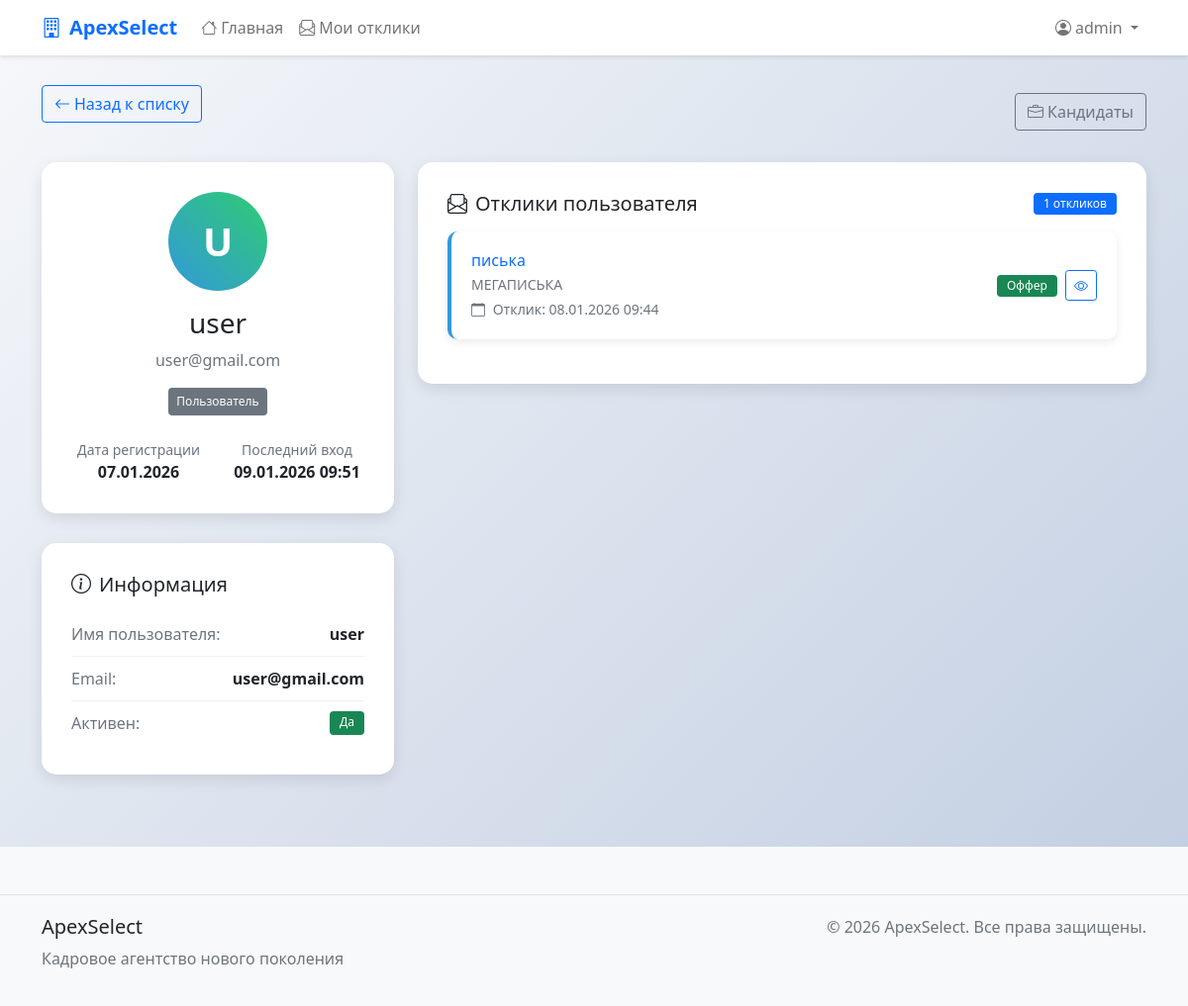
The app's page /recruiter/users/2/ (signed in), older data.
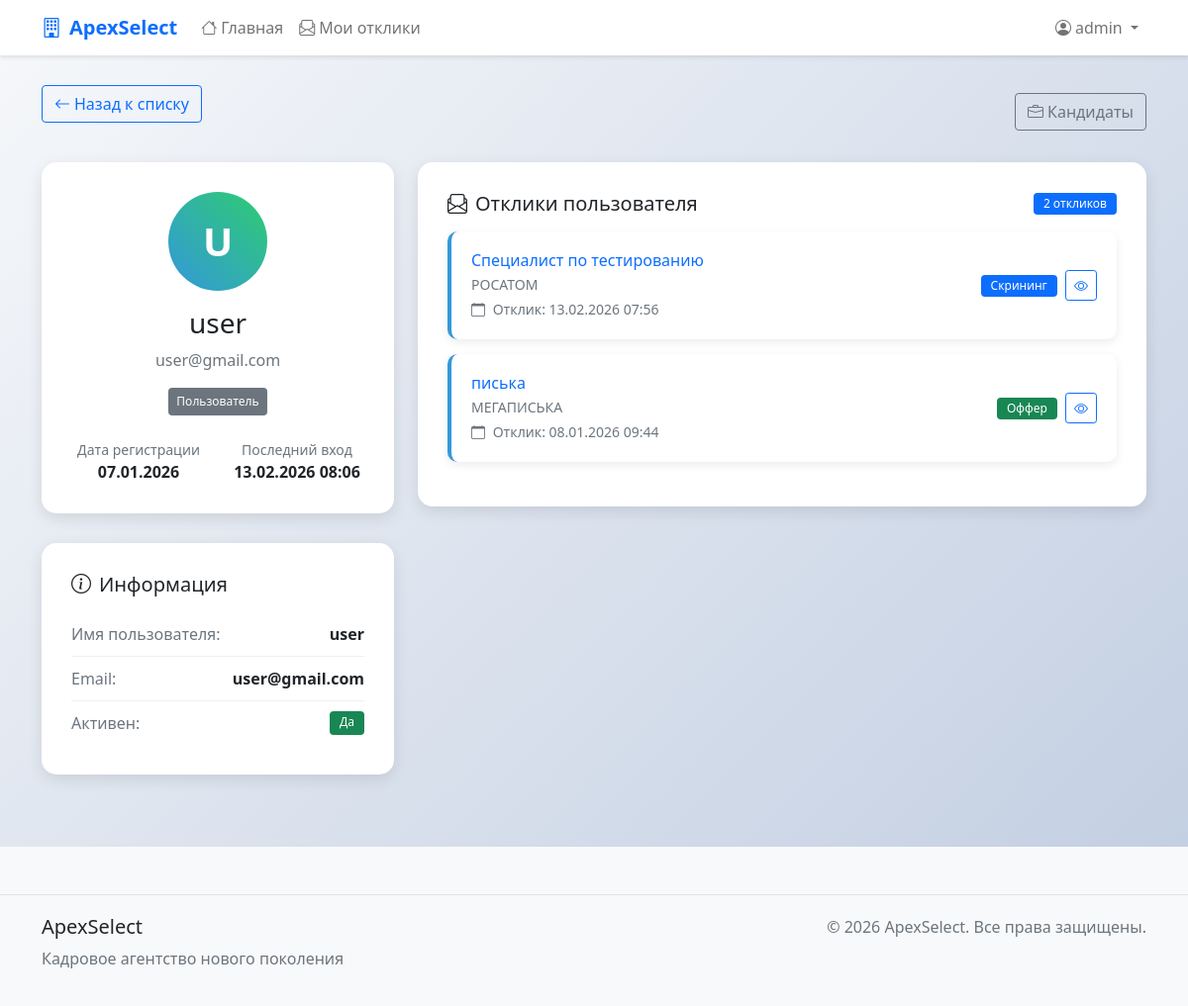
The same page, newer data.
### apexSelect/models.py (models this page shows, shortened)
class CustomUser(AbstractUser):
    email = models.EmailField(_('email address'), unique=True)
    phone_number = models.CharField(_('phone number'), max_length=15, blank=True, null=True)
    date_of_birth = models.DateField(_('date of birth'), blank=True, null=True)
    bio = models.TextField(_('biography'), max_length=500, blank=True)
    is_verified = models.BooleanField(_('verified'), default=False)
    created_at = models.DateTimeField(_('created at'), default=now)
    updated_at = models.DateTimeField(_('updated at'), auto_now=True)
    def get_full_name(self):
        return f"{self.first_name} {self.last_name}".strip()
    class Meta:
        verbose_name = _('user')
        verbose_name_plural = _('users')
        ordering = ['-date_joined']

class VacancyResponse(models.Model):
    STATUS_CHOICES = [
        ('pending', _('На рассмотрении')),
        ('viewed', _('Просмотрено')),
        ('invited', _('Приглашение на собеседование')),
        ('rejected', _('Отказ')),
        ('accepted', _('Принято')),
    ]
    vacancy = models.ForeignKey(
        Vacancy,
        on_delete=models.CASCADE,
        related_name='responses',
        verbose_name=_('Вакансия')
    )
    user = models.ForeignKey(
        settings.AUTH_USER_MODEL,
        on_delete=models.CASCADE,
        related_name='vacancy_responses',
        verbose_name=_('Пользователь')
    )
    cover_letter = models.TextField(
        _('Сопроводительное письмо'),
        max_length=2000,
        blank=True,
        help_text=_('Расскажите, почему вы подходите для этой вакансии')
    )
    status = models.CharField(
        _('Статус отклика'),
        max_length=20,
        choices=STATUS_CHOICES,
        default='pending'
    )
    created_at = models.DateTimeField(_('Дата отклика'), auto_now_add=True)
    updated_at = models.DateTimeField(_('Дата обновления'), auto_now=True)
    admin_notes = models.TextField(
        _('Заметки администратора'),
        blank=True,
        help_text=_('Внутренние заметки по отклику')
    )
    class Meta:
        verbose_name = _('Отклик на вакансию')
        verbose_name_plural = _('Отклики на вакансии')
        ordering = ['-created_at']
        unique_together = ['vacancy', 'user']  # Один пользователь может откликнуться на вакансию только один раз

class Vacancy(models.Model):
    STATUS_CHOICES = [
        ('draft', _('Черновик')),
        ('published', _('Опубликована')),
        ('closed', _('Закрыта')),
        ('archived', _('В архиве')),
    ]
    EMPLOYMENT_TYPE_CHOICES = [
        ('full_time', _('Полная занятость')),
        ('part_time', _('Частичная занятость')),
        ('remote', _('Удаленная работа')),
        ('freelance', _('Фриланс')),
        ('internship', _('Стажировка')),
    ]
    EXPERIENCE_CHOICES = [
        ('no_experience', _('Без опыта')),
        ('junior', _('Junior')),
        ('middle', _('Middle')),
        ('senior', _('Senior')),
        ('lead', _('Lead')),
    ]
    title = models.CharField(_('Название вакансии'), max_length=200)
    company = models.CharField(_('Компания'), max_length=200)
    location = models.CharField(_('Локация'), max_length=200, default='Москва')
    short_description = models.TextField(_('Краткое описание'), max_length=500)
    full_description = models.TextField(_('Полное описание'))
    requirements = models.TextField(_('Требования'))
    responsibilities = models.TextField(_('Обязанности'))
    benefits = models.TextField(_('Условия и бонусы'), blank=True)
    salary_min = models.IntegerField(_('Зарплата от'), null=True, blank=True)
    salary_max = models.IntegerField(_('Зарплата до'), null=True, blank=True)
    currency = models.CharField(_('Валюта'), max_length=10, default='руб.')
    employment_type = models.CharField(
        _('Тип занятости'),
        max_length=20,
        choices=EMPLOYMENT_TYPE_CHOICES,
        default='full_time'
    )
    experience = models.CharField(
        _('Требуемый опыт'),
        max_length=20,
        choices=EXPERIENCE_CHOICES,
        default='no_experience'
    )
    technologies = models.CharField(_('Технологии'), max_length=500, blank=True,
                                    help_text=_('Укажите технологии через запятую'))
    status = models.CharField(
        _('Статус'),
        max_length=20,
        choices=STATUS_CHOICES,
        default='draft'
    )
    created_by = models.ForeignKey(
        settings.AUTH_USER_MODEL,  # Это ссылка на CustomUser из настроек
        on_delete=models.SET_NULL,
        null=True,
        blank=True,
        related_name='vacancies',
        verbose_name=_('Создатель')
    )
    published_at = models.DateTimeField(_('Дата публикации'), null=True, blank=True)
    expires_at = models.DateTimeField(_('Действует до'), null=True, blank=True)
    created_at = models.DateTimeField(_('Дата создания'), auto_now_add=True)
    updated_at = models.DateTimeField(_('Дата обновления'), auto_now=True)
    is_featured = models.BooleanField(_('Рекомендуемая'), default=False)
    is_remote = models.BooleanField(_('Удаленная работа'), default=False)
    is_relocation = models.BooleanField(_('Релокация'), default=False)
    is_active = models.BooleanField(_('Активна'), default=True)
    response_count = models.IntegerField(_('Количество откликов'), default=0)
    class Meta:
        verbose_name = _('Вакансия')
        verbose_name_plural = _('Вакансии')
        ordering = ['-created_at']

### apexSelect/views.py (the view)
# urls.py: path('recruiter/users/<int:user_id>/', views.user_profile, name='user_profile'),
@login_required
@user_passes_test(is_recruiter)
def user_profile(request, user_id):
    user = get_object_or_404(CustomUser, id=user_id)
    responses = VacancyResponse.objects.filter(user=user).select_related('vacancy')
    context = {
        'profile_user': user,
        'responses': responses,
        'total_responses': responses.count(),
    }
    return render(request, 'recruiter/user_profile.html', context)

### apexSelect/models.py (called while the page is built)
    def get_recruiter_status_color(self):
        colors = {
            'new': 'info',
            'screening': 'primary',
            'interview': 'warning',
            'technical': 'warning',
            'offer': 'success',
            'hired': 'success',
            'rejected': 'danger',
            'no_response': 'secondary',
        }
        return colors.get(self.recruiter_status, 'secondary')

### apexSelect/views.py (called while the page is built)
def is_recruiter(user):
    return user.is_staff or user.is_superuser

### apexSelect/templates/recruiter/user_profile.html (shortened to what the changed rows need)
{% extends 'base.html' %}
{% block content %}
<div class="user-profile">
    <div class="container">
        <div class="row">
            <div class="col-lg-4">
                <div class="profile-header text-center">
                    <div class="profile-avatar mx-auto mb-3">
                        {{ profile_user.username|first|upper }}
                    </div>
                    <h3 class="mb-2">{{ profile_user.get_full_name|default:profile_user.username }}</h3>
                    <p class="text-muted mb-3">{{ profile_user.email }}</p>
                    <div class="mb-4">
                        <span class="badge bg-{% if profile_user.is_superuser %}success{% elif profile_user.is_staff %}primary{% else %}secondary{% endif %} p-2">
                        </span>
                    </div>
                    <div class="row text-center">
                        <div class="col-6">
                            <div class="text-muted small">Дата регистрации</div>
                            <div class="fw-bold">{{ profile_user.date_joined|date:"d.m.Y" }}</div>
                        </div>
                        <div class="col-6">
                            <div class="text-muted small">Последний вход</div>
                            <div class="fw-bold">{{ profile_user.last_login|date:"d.m.Y H:i"|default:"-" }}</div>
                        </div>
                    </div>
                </div>
                <div class="profile-header">
                    <div class="info-item">
                        <span class="text-muted">Имя пользователя:</span>
                        <span class="fw-bold">{{ profile_user.username }}</span>
                    </div>
                    <div class="info-item">
                        <span class="text-muted">Email:</span>
                        <span class="fw-bold">{{ profile_user.email }}</span>
                    </div>
                </div>
            </div>
            <div class="col-lg-8">
                <div class="profile-header">
                    <div class="d-flex justify-content-between align-items-center mb-3">
                        <h5 class="mb-0">
                            <i class="bi bi-envelope-paper me-2"></i>Отклики пользователя
                        </h5>
                        <span class="badge bg-primary">
                            {{ total_responses }} откликов
                        </span>
                    </div>
                    {% if responses %}
                        {% for response in responses %}
                        <div class="response-card">
                            <div class="row align-items-center">
                                <div class="col-md-8">
                                    <h6 class="mb-1">
                                        <a href="{% url 'vacancy_detail' response.vacancy.id %}" class="text-decoration-none">
                                            {{ response.vacancy.title }}
                                        </a>
                                    </h6>
                                    <p class="text-muted small mb-1">{{ response.vacancy.company }}</p>
                                    <p class="text-muted small mb-0">
                                        <i class="bi bi-calendar me-1"></i>
                                        Отклик: {{ response.created_at|date:"d.m.Y H:i" }}
                                    </p>
                                </div>
                                <div class="col-md-4">
                                    <div class="text-end">
                                        <span class="badge bg-{{ response.get_recruiter_status_color }} me-1">
                                            {{ response.get_recruiter_status_display }}
                                        </span>
                                        <a href="{% url 'candidate_detail' response.id %}" class="btn btn-sm btn-outline-primary">
                                            <i class="bi bi-eye"></i>
                                        </a>
                                    </div>
                                </div>
                            </div>
                        </div>
                        {% endfor %}
                    {% else %}
                        <div class="text-center py-4">
                            <i class="bi bi-envelope-x display-4 text-muted mb-3"></i>
                            <p class="text-muted mb-0">Пользователь еще не откликался на вакансии</p>
                        </div>
                    {% endif %}
                </div>
            </div>
        </div>
    </div>
</div>
{% endblock %}

Row changes from the older to the newer data that the page shows:
changed CustomUser "user": last_login "09.01.2026 09:51" → "13.02.2026 08:06"
added VacancyResponse: vacancy "Специалист по тестированию", vacancy.company "РОСАТОМ", created_at "13.02.2026 07:56", recruiter_status "Скрининг"
Text that changed along with them:
{{ total_responses }}: "1" → "2"
